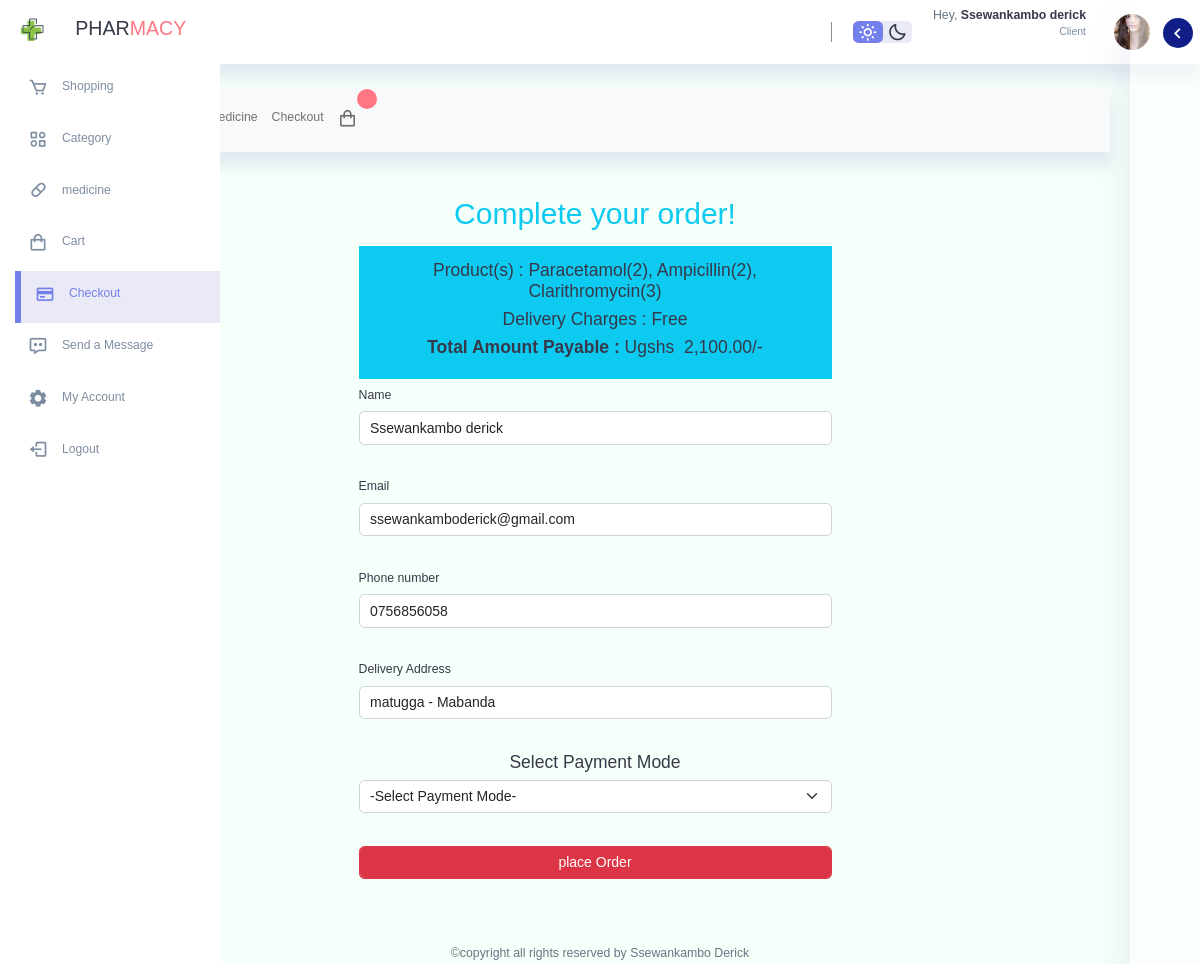
The app's page /Client/checkout.php (signed in) with its own data.
### tables this page shows
CREATE TABLE `tbl_users` (
  `id` int(11) NOT NULL,
  `name` varchar(255) NOT NULL,
  `email` varchar(255) NOT NULL,
  `address` varchar(255) NOT NULL,
  `contact` varchar(20) NOT NULL,
  `image` varchar(255) NOT NULL,
  `password` varchar(255) NOT NULL,
  `email_verified_at` datetime DEFAULT NULL,
  `verification_code` text NOT NULL
);

### Client/checkout.php (the view, shortened to what this page needs)
<?php
$user_id = $_SESSION['user_id'];
?>
<?php include("config/config.php"); ?>
<!DOCTYPE html>
<html lang="en">
<head>
    <link rel="stylesheet" href="https://unpkg.com/boxicons@2.0.9/css/boxicons.min.css">
    <link rel="stylesheet" href="./bootstrap/css/bootstrap.min.css">
    <link rel="stylesheet" href="./assets/datatables.min.css">
    <link rel="stylesheet" href="./assets/style.css">
    <link rel="stylesheet" href="./assets/responsive.dataTables.min.css">
    <link rel="stylesheet" href="./assets/sweetalert.min.css">
</head>
<body>
    <section id="sidebar" class="hide">
        <div class="logo brand">
            <img class="icon" src="image/images.png">
            <h2 class="h2">PHAR<span class="danger">MACY</span></h2>
        </div>
        <div class="sidebar">
            <a href="<?php echo SITEURL; ?>shopping.php" class="act">
                <span><i class="bx bx-cart"></i></span>
                <h3 class="h3">Shopping</h3>
            </a>
            <a href="<?php echo SITEURL; ?>category.php" class="act">
                <span><i class="bx bx-category-alt"></i></span>
                <h3 class="h3">Category</h3>
            </a>
            <a href="<?php echo SITEURL; ?>medicine.php" class="act">
                <span><i class="bx bx-capsule"></i></span>
                <h3 class="h3">medicine</h3>
            </a>
            <a href="<?php echo SITEURL; ?>Cart.php" class="act">
                <span><i class="bx bx-shopping-bag"></i></span>
                <h3 class="h3">Cart</h3>
            </a>
            <a href="<?php echo SITEURL; ?>checkout.php" class="act">
                <span><i class="bx bx-credit-card"></i></span>
                <h3 class="h3">Checkout</h3>
            </a>
            <a href="<?php echo SITEURL; ?>message.php" class="act">
                <span><i class="bx bx-message-dots"></i></span>
                <h3 class="h3">Send a Message</h3>
            </a>
            <a href="<?php echo SITEURL; ?>settings.php" class="act">
                <span><i class="bx bxs-cog"></i></span>
                <h3 class="h3">My Account</h3>
            </a>
            <a href="?logout=<?php echo $user_id; ?>">
                <span><i class="bx bx-log-out"></i></span>
                <h3 class="h3">Logout</h3>
            </a>
        </div>
    </section>
    <section id="content">
        <nav>
            <div class="push-left"> <i class="bx bx-menu toggle-sidebar"> </i></div>
            <div class="top">
                <div class="theme-toggler">
                    <span class="active"><i class="bx bx-sun"></i></span>
                    <span><i class="bx bx-moon"></i></span>
                </div>
                <div class="profile">
                    <?php
                    $select = mysqli_query($conn, "SELECT * FROM `tbl_users` WHERE id = '$user_id'") or die('query failed');
                    if(mysqli_num_rows($select) > 0){
                        $fetch = mysqli_fetch_assoc($select);
                    }
                ?>
                    <div class="info">
                        <p style="margin-bottom: 1rem;">Hey, <b><?php echo $fetch['name']; ?></b></p>
                        <small class="text-muted1">Client</small>
                    </div>
                    <div class="profile-photo">
                        <?php
                    if($fetch['image'] == ''){
                        echo '<img src="image/default-avatar.png">';
                    }else{
                        echo '<img src="uploaded_img/'.$fetch['image'].'">';
                    }
                    ?>
                    </div>
                </div>
            </div>
        </nav>
        <main>
            <div class="rightbar close">
                <header>
                    <i class="bx bx-chevron-left toggle"></i>
                </header>
            </div>
            <div class="contain">
                <nav class="navbar navbar-expand-lg bg-light">
                    <div class="container bg-light">
                        <div class="collapse navbar-collapse" id="navbarSupportedContent">
                            <ul class="navbar-nav me-auto mb-2 mb-lg-0">
                                <li class="nav-item">
                                    <a class="nav-link" href="<?php echo SITEURL; ?>shopping.php">Home</a>
                                </li>
                                <li class="nav-item">
                                    <a class="nav-link" href="<?php echo SITEURL; ?>category.php">Category</a>
                                </li>
                                <li class="nav-item">
                                    <a class="nav-link" href="<?php echo SITEURL; ?>medicine.php">Medicine</a>
                                </li>
                                <li class="nav-item">
                                    <a class="nav-link" href="<?php echo SITEURL; ?>checkout.php">Checkout</a>
                                </li>
                                <li><a class="nav-link" href="<?php echo SITEURL; ?>Cart.php"><i
                                            class="bx bx-shopping-bag"></i>
                                        <span id="cart-item" class="badge badge-danger"></span></a></li>
                            </ul>
                        </div>
                    </div>
                </nav>
                <br><br>
                <?php
$grand_total = 0;
$items = array();
$sql = "SELECT CONCAT(name, '(',qty,')') AS ItemQty, total_price FROM tbl_cart WHERE user_id = $user_id";
$stmt = $conn->prepare($sql);
$stmt->execute();
$result = $stmt->get_result();
while($row = $result->fetch_assoc()){
    $grand_total += $row['total_price'];
    $items[] = $row['ItemQty'];
}
$allItems = implode(", ",$items);
?>
                <div class="container">
                    <div class="row justify-content-center ">
                        <div class="col-lg-6 px-4 pb-4 " id="order">
                            <h4 class="text-center text-info p-2" style="font-size: 30px;">Complete your order!</h4>
                            <div class="jumbotron bg-info p-3 mb-2 text-center">
                                <h6 class="lead">
                                    <b>Product(s) : </b><?= $allItems; ?>
                                </h6>
                                <h6 class="lead">
                                    <b>Delivery Charges : </b>Free
                                </h6>
                                <h5>
                                    <b>Total Amount Payable :
                                    </b><span>Ugshs</span>&nbsp;&nbsp;<?= number_format($grand_total,2) ?>/-
                                </h5>
                            </div>
                            <form action="" method="post" id="placeOrder">
                                <?php
                      $select = mysqli_query($conn, "SELECT * FROM `tbl_users` WHERE id = '$user_id'") or die('query failed');
                      if(mysqli_num_rows($select) > 0){
                        $fetch = mysqli_fetch_assoc($select);
                        $name = $fetch['name'];
                        $email = $fetch['email'];
                        $contact = $fetch['contact'];
                        $address = $fetch['address'];
                      }
                  ?>
                                <div class="mb-3">
                                    <label for="name" class="form-label">Name</label>
                                    <input type="text" name="name" class="form-control" value="<?= $name; ?>"
                                        required><br>
                                </div>
                                <div class="mb-3">
                                    <label for="email" class="form-label">Email</label>
                                    <input type="email" name="email" class="form-control" value="<?= $email; ?>"><br>
                                </div>
                                <div class="mb-3">
                                    <label for="phone" class="form-label">Phone number</label>
                                    <input type="tel" name="contact" class="form-control" value="<?= $contact; ?>"><br>
                                </div>
                                <div class="mb-3">
                                    <label for="address" class="form-label">Delivery Address</label>
                                    <input type="text" name="address" class="form-control" value="<?= $address; ?>"><br>
                                </div>
                                <h6 class="text-center lead">Select Payment Mode</h6>
                                <div class="mb-3">
                                    <select name="pmode" class="form-select">
                                        <option value="" selected disabled>-Select Payment Mode-</option>
                                    </select><br>
                                </div>
                                <div class="mb-3">
                                    <input type="submit" name="submit" value="place Order"
                                        class="btn btn-danger form-control btn-block">
                                </div>
                            </form>
                        </div>
                    </div>
                </div>
            </div>
        </main>
    </section>
    <footer class="footer">
        <div class="last">
            <p>&copy;copyright all rights reserved by Ssewankambo Derick</p>
        </div>
    </footer>
</body>
</html>

### records on screen
tbl_users: name "Ssewankambo derick", image (picture), email "ssewankamboderick@gmail.com", contact "0756856058", address "matugga - Mabanda"

### other values on screen
$allItems "Paracetamol(2), Ampicillin(2), Clarithromycin(3)"
$grand_total "2,100.00"
